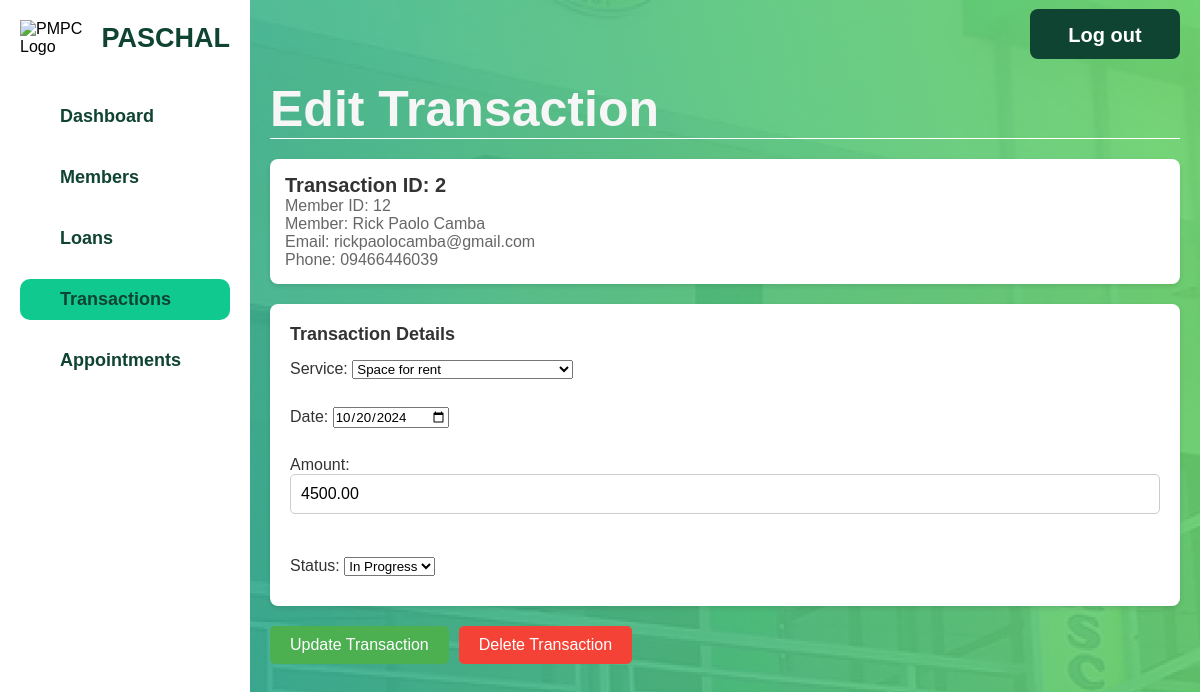
The app's page /admin/admin-edit-transaction.php?TransactID=2 with its own data.
### tables this page shows
CREATE TABLE `transaction` (
  `TransactID` int(11) NOT NULL,
  `MemberID` int(11) NOT NULL,
  `ServiceID` int(11) NOT NULL,
  `Date` datetime NOT NULL,
  `Amount` decimal(10,2) DEFAULT NULL,
  `Status` enum('In Progress','Completed') NOT NULL DEFAULT 'In Progress'
);

CREATE TABLE `member` (
  `Email` char(255) NOT NULL,
  `MemberID` int(11) NOT NULL,
  `LastName` varchar(50) DEFAULT NULL,
  `FirstName` varchar(50) DEFAULT NULL,
  `MiddleName` varchar(50) DEFAULT NULL,
  `AddressID` int(11) DEFAULT NULL,
  `Birthday` date DEFAULT NULL,
  `Sex` varchar(10) DEFAULT NULL,
  `TINNumber` varchar(15) DEFAULT NULL,
  `ContactNo` varchar(15) DEFAULT NULL,
  `DateCreated` date DEFAULT NULL,
  `Savings` decimal(10,2) DEFAULT 0.00,
  `TypeOfMember` enum('Regular','Associate') DEFAULT 'Regular',
  `MembershipStatus` enum('Pending','Active') DEFAULT 'Pending'
);

CREATE TABLE `member_credentials` (
  `MemberID` int(11) NOT NULL,
  `Username` varchar(50) NOT NULL,
  `Email` varchar(100) NOT NULL,
  `Password` varchar(255) NOT NULL,
  `reset_token` varchar(255) DEFAULT NULL,
  `token_expiry` datetime DEFAULT NULL
);

CREATE TABLE `service` (
  `ServiceID` int(11) NOT NULL,
  `ServiceName` varchar(255) NOT NULL
);

### html/admin/admin-edit-transaction.php (the view, shortened to what this page needs)
<?php
$servername = "localhost";
$dbUsername = "root";
$dbPassword = "";
$dbname = "pmpc";
$conn = new mysqli($servername, $dbUsername, $dbPassword, $dbname);
$transactID = $_GET['TransactID'] ?? null;
if ($transactID) {
    $query = "
        SELECT
            t.TransactID,
            t.MemberID,
            m.LastName,
            m.FirstName,
            m.ContactNo,
            mc.Email,
            t.ServiceID,
            s.ServiceName,
            t.Date,
            t.Amount,
            t.Status
        FROM
            transaction t
        JOIN
            member m ON t.MemberID = m.MemberID
        JOIN
            member_credentials mc ON mc.MemberID = m.MemberID
        JOIN
            service s ON t.ServiceID = s.ServiceID
        WHERE
            t.TransactID = ?
    ";
    $stmt = $conn->prepare($query);
    $stmt->bind_param("i", $transactID);
    $stmt->execute();
    $result = $stmt->get_result();
    $transactionData = $result->fetch_assoc();
}
$servicesQuery = "SELECT ServiceID, ServiceName FROM service WHERE ServiceID NOT IN (4, 5, 6, 7, 8)";
$servicesResult = $conn->query($servicesQuery);
$dateValue = new DateTime($transactionData['Date']);
$formattedDate = $dateValue->format('Y-m-d');
?>
<!DOCTYPE html>
<html lang="en">
<head>
    <link rel="stylesheet" href="../../css/admin-edit-membership.css">
    <link rel="stylesheet" href="../../css/admin-general.css">
</head>
<body>
    <div class="container">
        <div class="sidebar">
            <div class="logo-container">
                <div class="logo">
                    <img src="../../assets/pmpc-logo.png" alt="PMPC Logo">
                </div>
                <h2 class="pmpc-text">PASCHAL</h2>
            </div>
            <ul class="sidebar-menu">
                <li><a href="admin.php">Dashboard</a></li>
                <li><a href="admin-members.php">Members</a></li>
                <li><a href="admin-loans.php">Loans</a></li>
                <li><a href="admin-transactions.php" class="active">Transactions</a></li>
                <li><a href="admin-appointments.php">Appointments</a></li>
            </ul>
        </div>
        <div class="main-content">
            <header>
                <h1>Edit Transaction</h1>
                <button class="logout-button" onclick="redirectToIndex()">Log out</button>
            </header>
            <form method="POST" action="">
                <div class="member-details">
                    <h3>Transaction ID: <?php echo htmlspecialchars($transactionData['TransactID']); ?></h3>
                    <p>Member ID: <?php echo htmlspecialchars($transactionData['MemberID']); ?></p>
                    <p>Member: <?php echo htmlspecialchars($transactionData['FirstName'] . ' ' . $transactionData['LastName']); ?></p>
                    <p>Email: <?php echo htmlspecialchars($transactionData['Email']); ?></p>
                    <p>Phone: <?php echo htmlspecialchars($transactionData['ContactNo']); ?></p>
                </div>
                <div class="application-details">
                    <h4>Transaction Details</h4>
                    <label>
                        Service:
                        <select name="serviceID" required>
                            <?php while ($service = $servicesResult->fetch_assoc()): ?>
                                <option value="<?php echo $service['ServiceID']; ?>" <?php echo $service['ServiceID'] == $transactionData['ServiceID'] ? 'selected' : ''; ?>>
                                    <?php echo htmlspecialchars($service['ServiceName']); ?>
                                </option>
                            <?php endwhile; ?>
                        </select>
                    </label>
                    <br>
                    <label>
                        Date:
                        <input type="date" name="date" value="<?php echo htmlspecialchars($formattedDate); ?>" required>
                    </label>
                    <br>
                    <label>
                        Amount:
                        <input type="number" name="amount" value="<?php echo htmlspecialchars($transactionData['Amount']); ?>" required>
                    </label>
                    <br>
                    <label>
                        Status:
                        <select name="status" required>
                            <option value="In Progress" <?php echo $transactionData['Status'] === 'In Progress' ? 'selected' : ''; ?>>In Progress</option>
                        </select>
                    </label>
                </div>
                <div class="button-container">
                    <button type="submit" class="action-button">Update Transaction</button>
                    <button type="button" class="action-button delete-button" onclick="confirmDelete()">Delete Transaction</button>
                </div>
            </form>
        </div>
    </div>
</body>
</html>

### css/admin-edit-membership.css (style rules this page uses)
.member-details { background-color: #fff; padding: 15px; border-radius: 8px; box-shadow: 0 2px 5px rgba(0, 0, 0, 0.1); margin-bottom: 20px; }
.member-details h3 { font-size: 20px; font-weight: bold; color: #333; }
.member-details p { font-size: 16px; color: #666; }
.application-details { background-color: #fff; padding: 20px; border-radius: 8px; box-shadow: 0 2px 5px rgba(0, 0, 0, 0.1); margin-bottom: 20px; }
.application-details h4 { font-size: 18px; color: #333; margin-bottom: 15px; }
label { font-size: 16px; color: #333; display: block; margin-bottom: 10px; }
input[type="number"] { width: 100%; padding: 10px; border: 1px solid #ccc; border-radius: 5px; margin-bottom: 15px; font-size: 16px; }
.button-container { display: flex; gap: 10px; }
.action-button { background-color: #4CAF50; border: none; color: white; padding: 10px 20px; text-align: center; text-decoration: none; font-size: 16px; cursor: pointer; border-radius: 5px; transition: background-color 0.3s; }
.delete-button { background-color: #f44336; }

### css/admin-general.css (style rules this page uses)
* { margin: 0; padding: 0; box-sizing: border-box; font-family: 'Poppins', Arial, Helvetica, sans-serif; }
html, body { height: 100%; }
body { background-image: url('../assets/bg.jpg'); background-size: auto; background-position: center; background-repeat: repeat; margin: 0; height: 100vh; }
.container { display: flex; width: 100%; height: 100vh; }
.sidebar { width: 250px; background-color: #fff; display: flex; flex-direction: column; padding: 20px; position: fixed; height: 100vh; }
.logo-container { display: flex; align-items: center; margin-bottom: 20px; }
.logo img { width: 70px; height: auto; margin-right: 10px; }
.pmpc-text { font-size: 27px; color: #0F4332; font-weight: 800; }
.sidebar-menu { list-style: none; padding: 0; }
.sidebar-menu li { margin: 20px 0; }
.sidebar-menu a { color: #0F4332; text-decoration: none; font-size: 18px; font-weight: bold; display: block; padding: 10px 40px; transition: background-color 0.3s ease; }
.sidebar-menu a.active, .sidebar-menu a:hover { background-color: #10C98F; border-radius: 10px; }
.main-content { margin-left: 250px; padding: 20px; width: calc(100% - 250px); background-color: #e0f7f700; }
header { display: flex; justify-content: space-between; align-items: center; padding-top: 60px; border-bottom: 1.5px solid #ffffff; margin-bottom: 20px; }
header h1 { font-size: 50px; font-weight: 800; color: #f6f6f6; }
.logout-button { background-color: #0F4332; color: rgb(255, 255, 255); border-radius: 8px; margin-top: -150px; font-size: 20px; font-weight: bold; width: 150px; height: 50px; padding: 15px 25px; border: none; cursor: pointer; transition: background-color 0.3s ease; }

### records on screen
transaction: TransactID "2", MemberID "12", MemberID.LastName "Rick Paolo Camba", member_credentials.Email "rickpaolocamba@gmail.com", MemberID.ContactNo "09466446039", serviceID "Space for rent", date "10/20/2024", amount "4500.00", status "In Progress"
